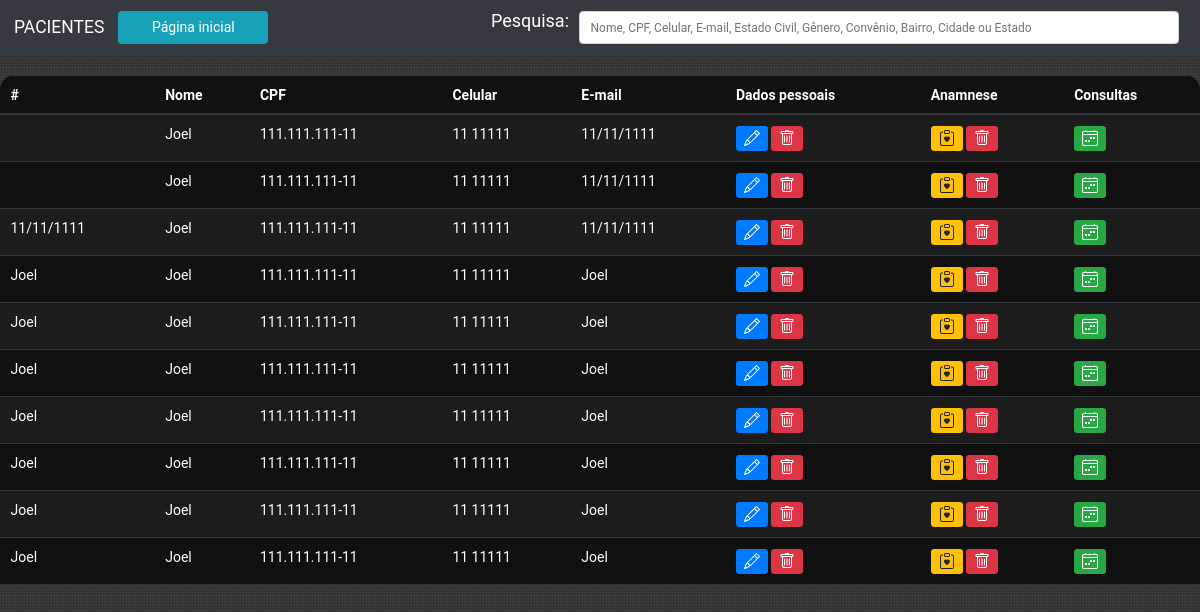
Before: /php/editar_dados/index.php with the older database file.
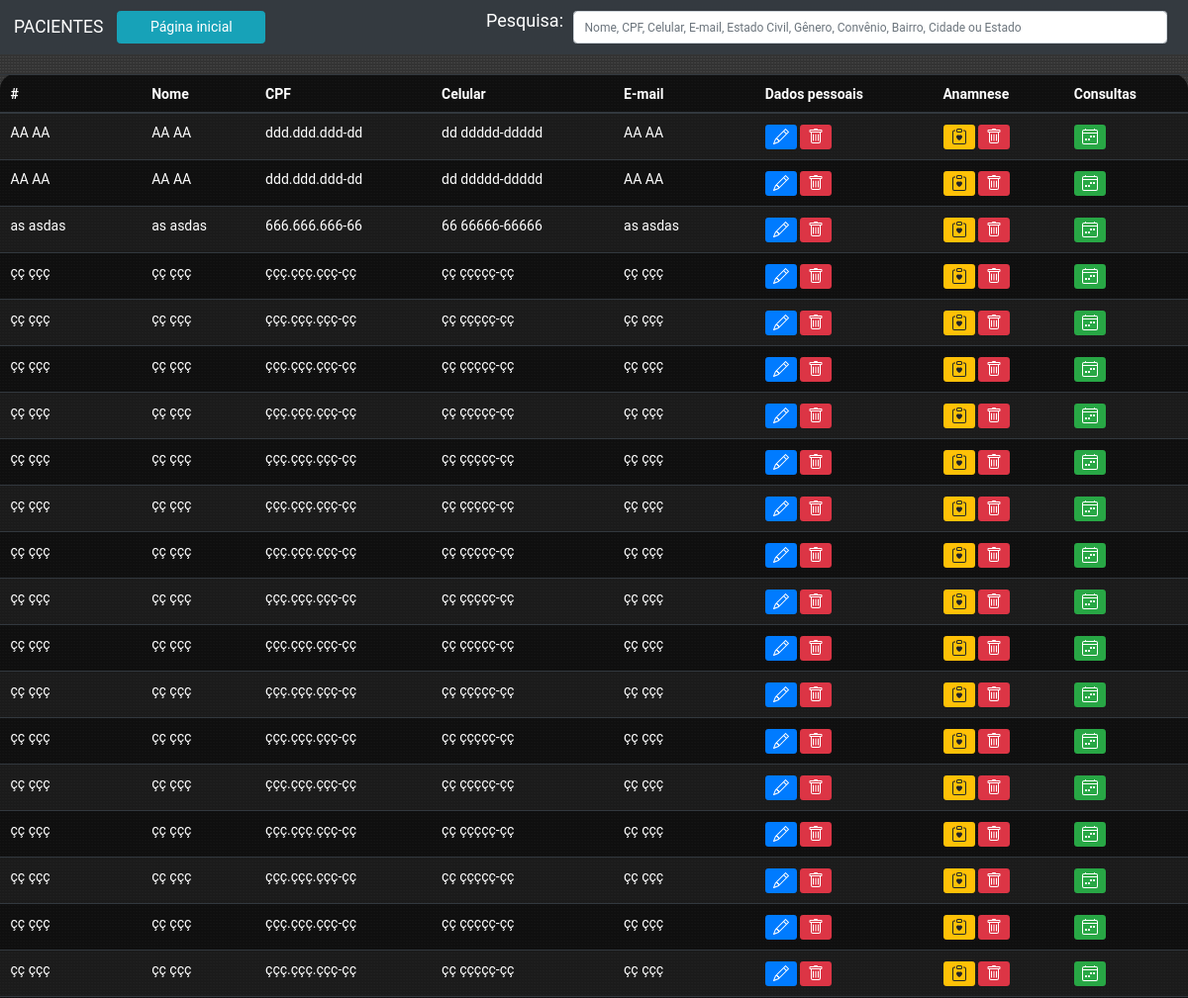
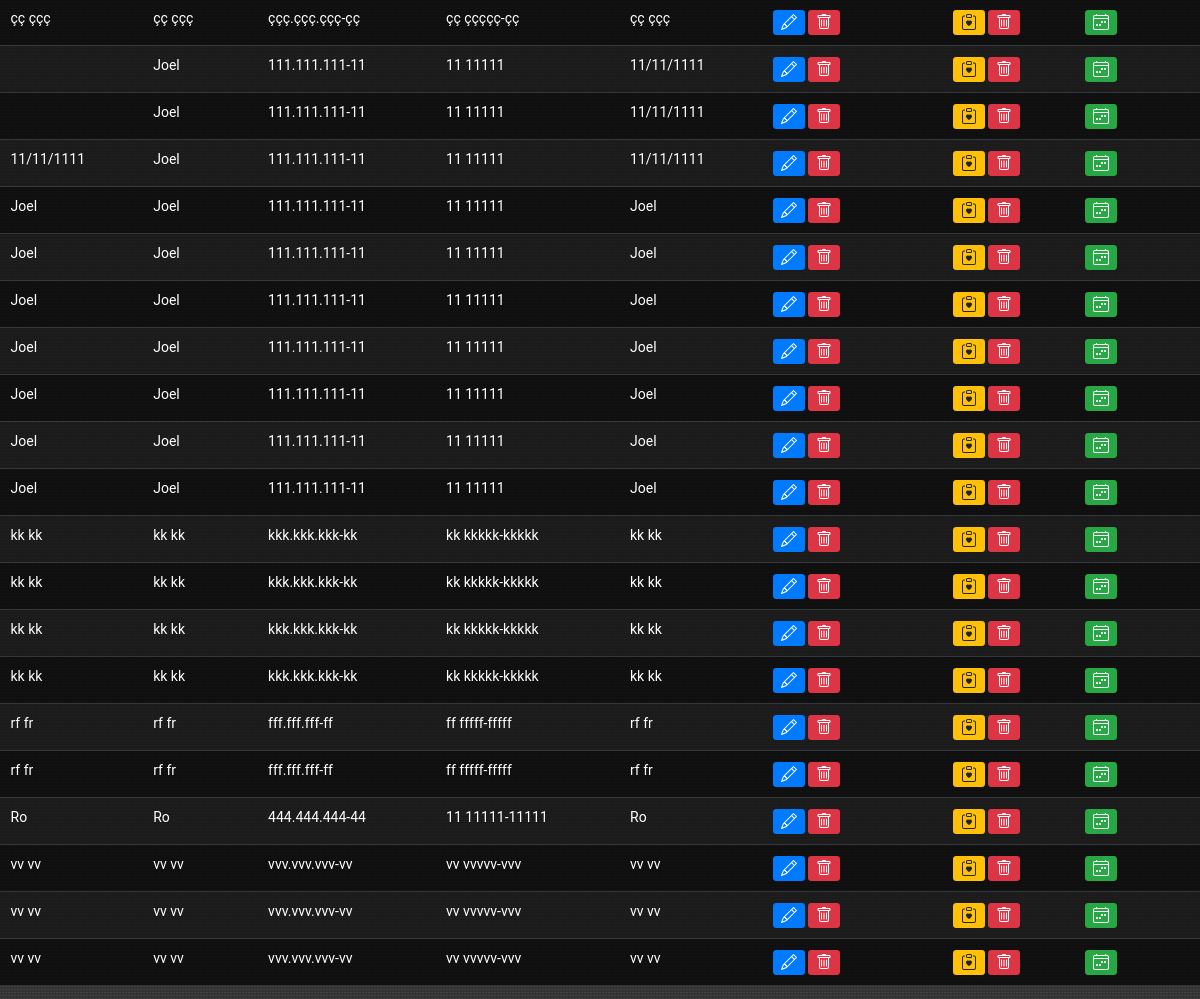
After: the same page with the newer database file (2 pictures, top to bottom).
### tables this page shows
CREATE TABLE `dados_paciente` (
  `CPF` varchar(14) NOT NULL,
  `nome` varchar(40) NOT NULL,
  `celular` varchar(14) DEFAULT NULL,
  `idade` varchar(10) DEFAULT NULL,
  `estado_civil` varchar(30) DEFAULT NULL,
  `email` varchar(40) DEFAULT NULL,
  `work` varchar(40) DEFAULT NULL,
  `gender` varchar(10) DEFAULT NULL,
  `convenio` varchar(20) DEFAULT 'particular',
  `CEP` varchar(20) DEFAULT NULL,
  `ad_number` varchar(10) DEFAULT NULL,
  `street` varchar(40) DEFAULT NULL,
  `district` varchar(40) DEFAULT NULL,
  `city` varchar(40) DEFAULT NULL,
  `state` varchar(10) DEFAULT NULL,
  `country` varchar(40) DEFAULT NULL,
  `id_anamnese` varchar(10) DEFAULT NULL,
  `id_pac` varchar(10) NOT NULL
);

### php/editar_dados/home-padrao.php (the view, shortened to what this page needs)
<?php
	include_once('conexao.php');
	$sql = "SELECT * FROM dados_paciente ORDER BY nome ASC";
	$result = $conn->query($sql);
?>
<div id="tabela-dados">
	<table class="table table-striped table-dark table-bg">
		<thead>
			<tr>
			<th scope="col">#</th>
			<th scope="col">Nome</th>
			<th scope="col">CPF</th>
			<th scope="col">Celular</th>
			<th scope="col">E-mail</th>
			<th scope="col">Dados pessoais</th>
			<th scope="col">Anamnese</th>
			<th scope="col">Consultas</th>
			</tr>
		</thead>
		<tbody>
			<?php
				while($user_data = mysqli_fetch_assoc($result)){
					echo "<tr>";
					echo "<td>".$user_data['id_pac']."</td>";
					echo "<td>".$user_data['nome']."</td>";
					echo "<td>".$user_data['CPF']."</td>";
					echo "<td>".$user_data['celular']."</td>";
					echo "<td>".$user_data['email']."</td>";
					echo
					"<td>
						<a class='btn btn-sm btn-primary' href='editar_usuario.php?id_pac=$user_data[id_pac]'>
							<svg xmlns='http://www.w3.org/2000/svg' width='16' height='16' fill='currentColor' class='bi bi-pencil' viewBox='0 0 16 16'>
								<path d='M12.146.146a.5.5 0 0 1 .708 0l3 3a.5.5 0 0 1 0 .708l-10 10a.5.5 0 0 1-.168.11l-5 2a.5.5 0 0 1-.65-.65l2-5a.5.5 0 0 1 .11-.168l10-10zM11.207 2.5 13.5 4.793 14.793 3.5 12.5 1.207 11.207 2.5zm1.586 3L10.5 3.207 4 9.707V10h.5a.5.5 0 0 1 .5.5v.5h.5a.5.5 0 0 1 .5.5v.5h.293l6.5-6.5zm-9.761 5.175-.106.106-1.528 3.821 3.821-1.528.106-.106A.5.5 0 0 1 5 12.5V12h-.5a.5.5 0 0 1-.5-.5V11h-.5a.5.5 0 0 1-.468-.325z'/>
							</svg>
						</a>
						<a class='btn btn-sm btn-danger' href='proc_apagar_usuario.php?id_pac=$user_data[id_pac]' data-confirm='Tem certeza de que deseja excluir o usuário selecionado?'>
							<svg xmlns='http://www.w3.org/2000/svg' width='16' height='16' fill='currentColor' class='bi bi-trash' viewBox='0 0 16 16'>
								<path d='M5.5 5.5A.5.5 0 0 1 6 6v6a.5.5 0 0 1-1 0V6a.5.5 0 0 1 .5-.5Zm2.5 0a.5.5 0 0 1 .5.5v6a.5.5 0 0 1-1 0V6a.5.5 0 0 1 .5-.5Zm3 .5a.5.5 0 0 0-1 0v6a.5.5 0 0 0 1 0V6Z'/>
								<path d='M14.5 3a1 1 0 0 1-1 1H13v9a2 2 0 0 1-2 2H5a2 2 0 0 1-2-2V4h-.5a1 1 0 0 1-1-1V2a1 1 0 0 1 1-1H6a1 1 0 0 1 1-1h2a1 1 0 0 1 1 1h3.5a1 1 0 0 1 1 1v1ZM4.118 4 4 4.059V13a1 1 0 0 0 1 1h6a1 1 0 0 0 1-1V4.059L11.882 4H4.118ZM2.5 3h11V2h-11v1Z'/>
							</svg>
						</a>
					</td>";
					echo
					"<td>
						<a class='btn btn-sm btn-warning' href='editar_anamnese.php?CPF=$user_data[CPF]'>
							<svg xmlns='http://www.w3.org/2000/svg' width='16' height='16' fill='currentColor' class='bi bi-clipboard-heart' viewBox='0 0 16 16'>
								<path fill-rule='evenodd' d='M5 1.5A1.5 1.5 0 0 1 6.5 0h3A1.5 1.5 0 0 1 11 1.5v1A1.5 1.5 0 0 1 9.5 4h-3A1.5 1.5 0 0 1 5 2.5v-1Zm5 0a.5.5 0 0 0-.5-.5h-3a.5.5 0 0 0-.5.5v1a.5.5 0 0 0 .5.5h3a.5.5 0 0 0 .5-.5v-1Z'/>
								<path d='M3 1.5h1v1H3a1 1 0 0 0-1 1V14a1 1 0 0 0 1 1h10a1 1 0 0 0 1-1V3.5a1 1 0 0 0-1-1h-1v-1h1a2 2 0 0 1 2 2V14a2 2 0 0 1-2 2H3a2 2 0 0 1-2-2V3.5a2 2 0 0 1 2-2Z'/>
								<path d='M8 6.982C9.664 5.309 13.825 8.236 8 12 2.175 8.236 6.336 5.31 8 6.982Z'/>
							</svg>
						</a>
						<a class='btn btn-sm btn-danger' href='proc_apagar_anamnese.php?CPF=$user_data[CPF]' data-confirm='Tem certeza de que deseja excluir a ficha de anamnese selecionada?'>
							<svg xmlns='http://www.w3.org/2000/svg' width='16' height='16' fill='currentColor' class='bi bi-trash' viewBox='0 0 16 16'>
								<path d='M5.5 5.5A.5.5 0 0 1 6 6v6a.5.5 0 0 1-1 0V6a.5.5 0 0 1 .5-.5Zm2.5 0a.5.5 0 0 1 .5.5v6a.5.5 0 0 1-1 0V6a.5.5 0 0 1 .5-.5Zm3 .5a.5.5 0 0 0-1 0v6a.5.5 0 0 0 1 0V6Z'/>
								<path d='M14.5 3a1 1 0 0 1-1 1H13v9a2 2 0 0 1-2 2H5a2 2 0 0 1-2-2V4h-.5a1 1 0 0 1-1-1V2a1 1 0 0 1 1-1H6a1 1 0 0 1 1-1h2a1 1 0 0 1 1 1h3.5a1 1 0 0 1 1 1v1ZM4.118 4 4 4.059V13a1 1 0 0 0 1 1h6a1 1 0 0 0 1-1V4.059L11.882 4H4.118ZM2.5 3h11V2h-11v1Z'/>
							</svg>
						</a>
					</td>";
					echo
					"<td>
						<a class='btn btn-sm btn-success' href='consultas.php?nome=$user_data[nome]'>
							<svg xmlns='http://www.w3.org/2000/svg' width='16' height='16' fill='currentColor' class='bi bi-calendar4-week' viewBox='0 0 16 16'>
								<path d='M3.5 0a.5.5 0 0 1 .5.5V1h8V.5a.5.5 0 0 1 1 0V1h1a2 2 0 0 1 2 2v11a2 2 0 0 1-2 2H2a2 2 0 0 1-2-2V3a2 2 0 0 1 2-2h1V.5a.5.5 0 0 1 .5-.5zM2 2a1 1 0 0 0-1 1v1h14V3a1 1 0 0 0-1-1H2zm13 3H1v9a1 1 0 0 0 1 1h12a1 1 0 0 0 1-1V5z'/>
								<path d='M11 7.5a.5.5 0 0 1 .5-.5h1a.5.5 0 0 1 .5.5v1a.5.5 0 0 1-.5.5h-1a.5.5 0 0 1-.5-.5v-1zm-3 0a.5.5 0 0 1 .5-.5h1a.5.5 0 0 1 .5.5v1a.5.5 0 0 1-.5.5h-1a.5.5 0 0 1-.5-.5v-1zm-2 3a.5.5 0 0 1 .5-.5h1a.5.5 0 0 1 .5.5v1a.5.5 0 0 1-.5.5h-1a.5.5 0 0 1-.5-.5v-1zm-3 0a.5.5 0 0 1 .5-.5h1a.5.5 0 0 1 .5.5v1a.5.5 0 0 1-.5.5h-1a.5.5 0 0 1-.5-.5v-1z'/>
							</svg>
						</a>
					</td>";
					echo "</tr>";
				}
			?>
	</table>
</div>

### php/editar_dados/index.php (shortened to what this page needs)
<?php
	include_once('conexao.php');
?>
<html>
	<head>
		<?php include "./header.php"; ?>
	</head>
	<body>
            <nav class="navbar navbar-expand-lg navbar-dark bg-dark">
                <a class="navbar-brand" href="#">PACIENTES</a>
                <div class="collapse navbar-collapse" id="navbarSupportedContent">
                    <ul class="navbar-nav mr-auto">
                        <li class="nav-item active">
                                <button type="button" class="btn btn-info" style='width:150px;'><a href="../index.php" style="text-decoration:none; color:white;">Página inicial</a></button>
                        </li>
                    </ul>
                    <form class="form-inline my-2 my-lg-0">
                            <form method="POST" id="form-pesquisa" action="">
                                <p style="font-size:18px; color:white;">Pesquisa:</p>
                                <div class="form-row">
                                    <div class="col-6">
                                        <input style="font-size:12px; color:black; width: 600px; margin-left:10px;" type="search" name="pesquisa" id="pesquisa" class="form-control mr-sm-2" placeholder="Nome, CPF, Celular, E-mail, Estado Civil, Gênero, Convênio, Bairro, Cidade ou Estado">
                                    </div>
                                </div>
                            </form>
                    </form>
                </div>
            </nav>
            <div id="home-editar">
                <?php include "./home-padrao.php"; ?>
            </div>
	</body>
</html>

### php/editar_dados/header.php (shortened to what this page needs)
<link href='../../css/style.css' rel='stylesheet' />
<link rel="stylesheet" href="https://cdn.jsdelivr.net/npm/bootstrap@4.1.3/dist/css/bootstrap.min.css">

### css/style.css (style rules this page uses)
* { font-family: 'Roboto', sans-serif; font-size: 14px; margin: 0; padding: 0; }
html { height: 100%; }
body { min-height: 100vh ; display: flex; flex-direction: column; background-image: url("../images/pattern.png"),url('../images/img-3.png'); background-position: 48% 61%; }
#tabela-dados { margin-top: 20px; }

### php/editar_dados/header.php (style rules this page uses)
body { background-image: url("../../images/pattern.png"); }

### php/editar_dados/index.php (style rules this page uses)
.table-bg { background: rgba(0,0,0,0.7); border-radius: 15px 15px 0 0; }

Changed rows visible on the page:
added dados_paciente: id_pac "AA AA", nome "AA AA", CPF "ddd.ddd.ddd-dd", celular "dd ddddd-ddddd", email "AA AA"
added dados_paciente: id_pac "AA AA", nome "AA AA", CPF "ddd.ddd.ddd-dd", celular "dd ddddd-ddddd", email "AA AA"
added dados_paciente: id_pac "as asdas", nome "as asdas", CPF "666.666.666-66", celular "66 66666-66666", email "as asdas"
added dados_paciente: id_pac "çç ççç", nome "çç ççç", CPF "ççç.ççç.ççç-çç", celular "çç ççççç-çç", email "çç ççç"
added dados_paciente: id_pac "çç ççç", nome "çç ççç", CPF "ççç.ççç.ççç-çç", celular "çç ççççç-çç", email "çç ççç"
added dados_paciente: id_pac "çç ççç", nome "çç ççç", CPF "ççç.ççç.ççç-çç", celular "çç ççççç-çç", email "çç ççç"
added dados_paciente: id_pac "çç ççç", nome "çç ççç", CPF "ççç.ççç.ççç-çç", celular "çç ççççç-çç", email "çç ççç"
added dados_paciente: id_pac "çç ççç", nome "çç ççç", CPF "ççç.ççç.ççç-çç", celular "çç ççççç-çç", email "çç ççç"
added dados_paciente: id_pac "çç ççç", nome "çç ççç", CPF "ççç.ççç.ççç-çç", celular "çç ççççç-çç", email "çç ççç"
added dados_paciente: id_pac "çç ççç", nome "çç ççç", CPF "ççç.ççç.ççç-çç", celular "çç ççççç-çç", email "çç ççç"
added dados_paciente: id_pac "çç ççç", nome "çç ççç", CPF "ççç.ççç.ççç-çç", celular "çç ççççç-çç", email "çç ççç"
added dados_paciente: id_pac "çç ççç", nome "çç ççç", CPF "ççç.ççç.ççç-çç", celular "çç ççççç-çç", email "çç ççç"
added dados_paciente: id_pac "çç ççç", nome "çç ççç", CPF "ççç.ççç.ççç-çç", celular "çç ççççç-çç", email "çç ççç"
added dados_paciente: id_pac "çç ççç", nome "çç ççç", CPF "ççç.ççç.ççç-çç", celular "çç ççççç-çç", email "çç ççç"
added dados_paciente: id_pac "çç ççç", nome "çç ççç", CPF "ççç.ççç.ççç-çç", celular "çç ççççç-çç", email "çç ççç"
added dados_paciente: id_pac "çç ççç", nome "çç ççç", CPF "ççç.ççç.ççç-çç", celular "çç ççççç-çç", email "çç ççç"
added dados_paciente: id_pac "çç ççç", nome "çç ççç", CPF "ççç.ççç.ççç-çç", celular "çç ççççç-çç", email "çç ççç"
added dados_paciente: id_pac "çç ççç", nome "çç ççç", CPF "ççç.ççç.ççç-çç", celular "çç ççççç-çç", email "çç ççç"
added dados_paciente: id_pac "çç ççç", nome "çç ççç", CPF "ççç.ççç.ççç-çç", celular "çç ççççç-çç", email "çç ççç"
added dados_paciente: id_pac "çç ççç", nome "çç ççç", CPF "ççç.ççç.ççç-çç", celular "çç ççççç-çç", email "çç ççç"
added dados_paciente: id_pac "kk kk", nome "kk kk", CPF "kkk.kkk.kkk-kk", celular "kk kkkkk-kkkkk", email "kk kk"
added dados_paciente: id_pac "kk kk", nome "kk kk", CPF "kkk.kkk.kkk-kk", celular "kk kkkkk-kkkkk", email "kk kk"
added dados_paciente: id_pac "kk kk", nome "kk kk", CPF "kkk.kkk.kkk-kk", celular "kk kkkkk-kkkkk", email "kk kk"
added dados_paciente: id_pac "kk kk", nome "kk kk", CPF "kkk.kkk.kkk-kk", celular "kk kkkkk-kkkkk", email "kk kk"
added dados_paciente: id_pac "rf fr", nome "rf fr", CPF "fff.fff.fff-ff", celular "ff fffff-fffff", email "rf fr"
added dados_paciente: id_pac "rf fr", nome "rf fr", CPF "fff.fff.fff-ff", celular "ff fffff-fffff", email "rf fr"
added dados_paciente: id_pac "Ro", nome "Ro", CPF "444.444.444-44", celular "11 11111-11111", email "Ro"
added dados_paciente: id_pac "vv vv", nome "vv vv", CPF "vvv.vvv.vvv-vv", celular "vv vvvvv-vvv", email "vv vv"
added dados_paciente: id_pac "vv vv", nome "vv vv", CPF "vvv.vvv.vvv-vv", celular "vv vvvvv-vvv", email "vv vv"
added dados_paciente: id_pac "vv vv", nome "vv vv", CPF "vvv.vvv.vvv-vv", celular "vv vvvvv-vvv", email "vv vv"
